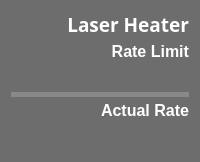
              <widget class="PyDMFrame" name="Device_LHS_Frame">
               <property name="minimumSize">
                <size>
                 <width>0</width>
                 <height>162</height>
                </size>
               </property>
               <property name="maximumSize">
                <size>
                 <width>250</width>
                 <height>162</height>
                </size>
               </property>
               <property name="toolTip">
                <string/>
               </property>
               <property name="styleSheet">
                <string notr="true">QFrame{
background-color: rgb(109, 109, 109);
border-bottom-left-radius: 15px;
border-bottom-right-radius: 15px;
border-top-left-radius: 15px;
border-top-right-radius: 15px;
}</string>
               </property>
               <property name="alarmSensitiveContent" stdset="0">
                <bool>true</bool>
               </property>
               <property name="alarmSensitiveBorder" stdset="0">
                <bool>true</bool>
               </property>
               <property name="channel" stdset="0">
                <string>ca://IOC:BSY0:MP01:LHSHUT_RATE</string>
               </property>
               <layout class="QVBoxLayout" name="verticalLayout_3">
                <property name="spacing">
                 <number>0</number>
                </property>
                <item>
                 <widget class="PyDMLabel" name="Device_LHS_Title">
                  <property name="font">
                   <font>
                    <family>Sans Serif</family>
                    <pointsize>14</pointsize>
                    <weight>75</weight>
                    <italic>false</italic>
                    <bold>true</bold>
                    <strikeout>false</strikeout>
                    <kerning>true</kerning>
                   </font>
                  </property>
                  <property name="toolTip">
                   <string/>
                  </property>
                  <property name="styleSheet">
                   <string notr="true">border: 0px;
color: rgb(255, 255, 255);</string>
                  </property>
                  <property name="frameShape">
                   <enum>QFrame::StyledPanel</enum>
                  </property>
                  <property name="frameShadow">
                   <enum>QFrame::Plain</enum>
                  </property>
                  <property name="text">
                   <string>Laser Heater</string>
                  </property>
                  <property name="alignment">
                   <set>Qt::AlignRight|Qt::AlignTrailing|Qt::AlignVCenter</set>
                  </property>
                 </widget>
                </item>
                <item>
                 <widget class="QLabel" name="Device_LHS_RL_Title">
                  <property name="font">
                   <font>
                    <pointsize>12</pointsize>
                    <weight>75</weight>
                    <bold>true</bold>
                   </font>
                  </property>
                  <property name="styleSheet">
                   <string notr="true">border: 0px;
color: rgb(255, 255, 255);</string>
                  </property>
                  <property name="text">
                   <string>Rate Limit</string>
                  </property>
                  <property name="alignment">
                   <set>Qt::AlignRight|Qt::AlignTrailing|Qt::AlignVCenter</set>
                  </property>
                 </widget>
                </item>
                <item>
                 <widget class="PyDMLabel" name="Device_LHS_RL_Num">
                  <property name="font">
                   <font>
                    <family>Sans Serif</family>
                    <pointsize>12</pointsize>
                    <weight>75</weight>
                    <italic>false</italic>
                    <bold>true</bold>
                   </font>
                  </property>
                  <property name="toolTip">
                   <string/>
                  </property>
                  <property name="styleSheet">
                   <string notr="true">border: 0px;</string>
                  </property>
                  <property name="alignment">
                   <set>Qt::AlignRight|Qt::AlignTrailing|Qt::AlignVCenter</set>
                  </property>
                  <property name="rules" stdset="0">
                   <string>[{&quot;name&quot;: &quot;Add Hz&quot;, &quot;property&quot;: &quot;Text&quot;, &quot;initial_value&quot;: &quot;&quot;, &quot;expression&quot;: &quot;str(ch[0]) + ' Hz'&quot;, &quot;channels&quot;: [{&quot;channel&quot;: &quot;ca://IOC:BSY0:MP01:LHSHUT_MEASRATE&quot;, &quot;trigger&quot;: true, &quot;use_enum&quot;: true}]}]</string>
                  </property>
                  <property name="showUnits" stdset="0">
                   <bool>true</bool>
                  </property>
                  <property name="alarmSensitiveContent" stdset="0">
                   <bool>false</bool>
                  </property>
                  <property name="alarmSensitiveBorder" stdset="0">
                   <bool>false</bool>
                  </property>
                 </widget>
                </item>
                <item>
                 <widget class="PyDMDrawingLine" name="Device_LHS_Line">
                  <property name="maximumSize">
                   <size>
                    <width>16777215</width>
                    <height>5</height>
                   </size>
                  </property>
                  <property name="toolTip">
                   <string/>
                  </property>
                  <property name="styleSheet">
                   <string notr="true">background-color: rgb(136, 136, 136);
</string>
                  </property>
                 </widget>
                </item>
                <item>
                 <widget class="PyDMLabel" name="Device_LHS_AR_Title">
                  <property name="font">
                   <font>
                    <pointsize>12</pointsize>
                    <weight>75</weight>
                    <bold>true</bold>
                   </font>
                  </property>
                  <property name="toolTip">
                   <string/>
                  </property>
                  <property name="styleSheet">
                   <string notr="true">border: 0px;
color: rgb(255, 255, 255);</string>
                  </property>
                  <property name="text">
                   <string>Actual Rate</string>
                  </property>
                  <property name="alignment">
                   <set>Qt::AlignRight|Qt::AlignTrailing|Qt::AlignVCenter</set>
                  </property>
                 </widget>
                </item>
                <item>
                 <widget class="PyDMLabel" name="Device_LHS_AR_Num">
                  <property name="font">
                   <font>
                    <family>Sans Serif</family>
                    <pointsize>15</pointsize>
                    <weight>75</weight>
                    <italic>false</italic>
                    <bold>true</bold>
                   </font>
                  </property>
                  <property name="toolTip">
                   <string/>
                  </property>
                  <property name="styleSheet">
                   <string notr="true">border: 0px;</string>
                  </property>
                  <property name="alignment">
                   <set>Qt::AlignRight|Qt::AlignTrailing|Qt::AlignVCenter</set>
                  </property>
                  <property name="showUnits" stdset="0">
                   <bool>true</bool>
                  </property>
                  <property name="alarmSensitiveContent" stdset="0">
                   <bool>true</bool>
                  </property>
                  <property name="alarmSensitiveBorder" stdset="0">
                   <bool>false</bool>
                  </property>
                  <property name="channel" stdset="0">
                   <string>ca://IOC:BSY0:MP01:LHSHUT_RATE</string>
                  </property>
                 </widget>
                </item>
               </layout>
              </widget>
